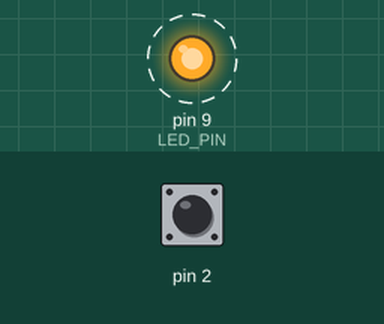
A program run on a simulated Arduino Uno, built with avr-gcc and run on an emulated ATmega328P. Shown: output pins drawn as LEDs (lit = HIGH). Dashed ring = blinking. The test bench sets the inputs (shaded band); at power-on: pin 2 HIGH. Sleep ends after the set time or at an interrupt; no radio packets arrive unless stated.

Above: at 0.05 s.
At 1.2 s:
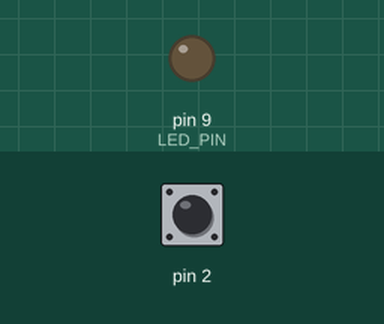
1.3 s: pin 2 pulled LOW for 0.15 s
At 2.5 s:
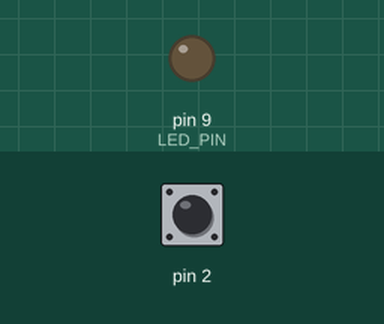
Timing chart, 0 to 4.3 s (numbered marks = the images above; inputs shaded):
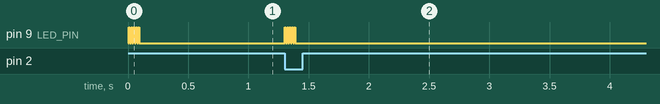

The program:

main.cpp
```cpp
#include <avr/sleep.h>
#include <SPI.h>
#include <nRF24L01.h>
#include <RF24.h>
RF24 radio(7, 8); // CE, CSN

const byte address[6] = "00001";
const byte LED_PIN = 9;
const char textOpen[] = "door_alarm/open";
const char textClosed[] = "door_alarm/closed";

void wake ()
{
  // cancel sleep as a precaution
  sleep_disable();
  // precautionary while we do other stuff
  detachInterrupt (0);
}  // end of wake

void setup ()
{
  digitalWrite (2, HIGH);  // enable pull-up
  radio.begin();
  radio.openWritingPipe(address);
  radio.setPALevel(RF24_PA_MIN);
  radio.stopListening();
}  // end of setup


void transmit() {
  radio.write(&textOpen, sizeof(textOpen));
  radio.write(&textClosed, sizeof(textClosed));
}

void loop ()
{
  radio.powerUp();

  pinMode (LED_PIN, OUTPUT);
  for (byte i = 0; i < 5; i++) { //flash the LED
    digitalWrite(LED_PIN, HIGH);
    delay(10);
    digitalWrite(LED_PIN, LOW);
    delay(10);
  }

  transmit();
  pinMode (LED_PIN, INPUT);

  // disable ADC
  ADCSRA = 0;

  set_sleep_mode (SLEEP_MODE_PWR_DOWN);
  sleep_enable();
  radio.powerDown();


  // Do not interrupt before we go to sleep, or the
  // ISR will detach interrupts and we won't wake.
  noInterrupts ();

  // will be calLED_PIN when pin D2 goes low
  attachInterrupt (0, wake, FALLING);
  EIFR = bit (INTF0);  // clear flag for interrupt 0

  // turn off brown-out enable in software
  // BODS must be set to one and BODSE must be set to zero within four clock cycles
  MCUCR = bit (BODS) | bit (BODSE);
  // The BODS bit is automatically cleared after three clock cycles
  MCUCR = bit (BODS);

  // We are guaranteed that the sleep_cpu call will be done
  // as the processor executes the next instruction after
  // interrupts are turned on.
  interrupts ();  // one cycle
  sleep_cpu ();   // one cycle

}
```

Measured:
- after the input at 1.3 s, pin 9 (LED_PIN): alternates HIGH for 0.01 s and LOW for 0.01 s, 10 changes in all, then stays LOW, starting at once
- by itself, pin 9 (LED_PIN): alternates HIGH for 0.01 s and LOW for 0.01 s, 10 changes in all, then stays LOW
